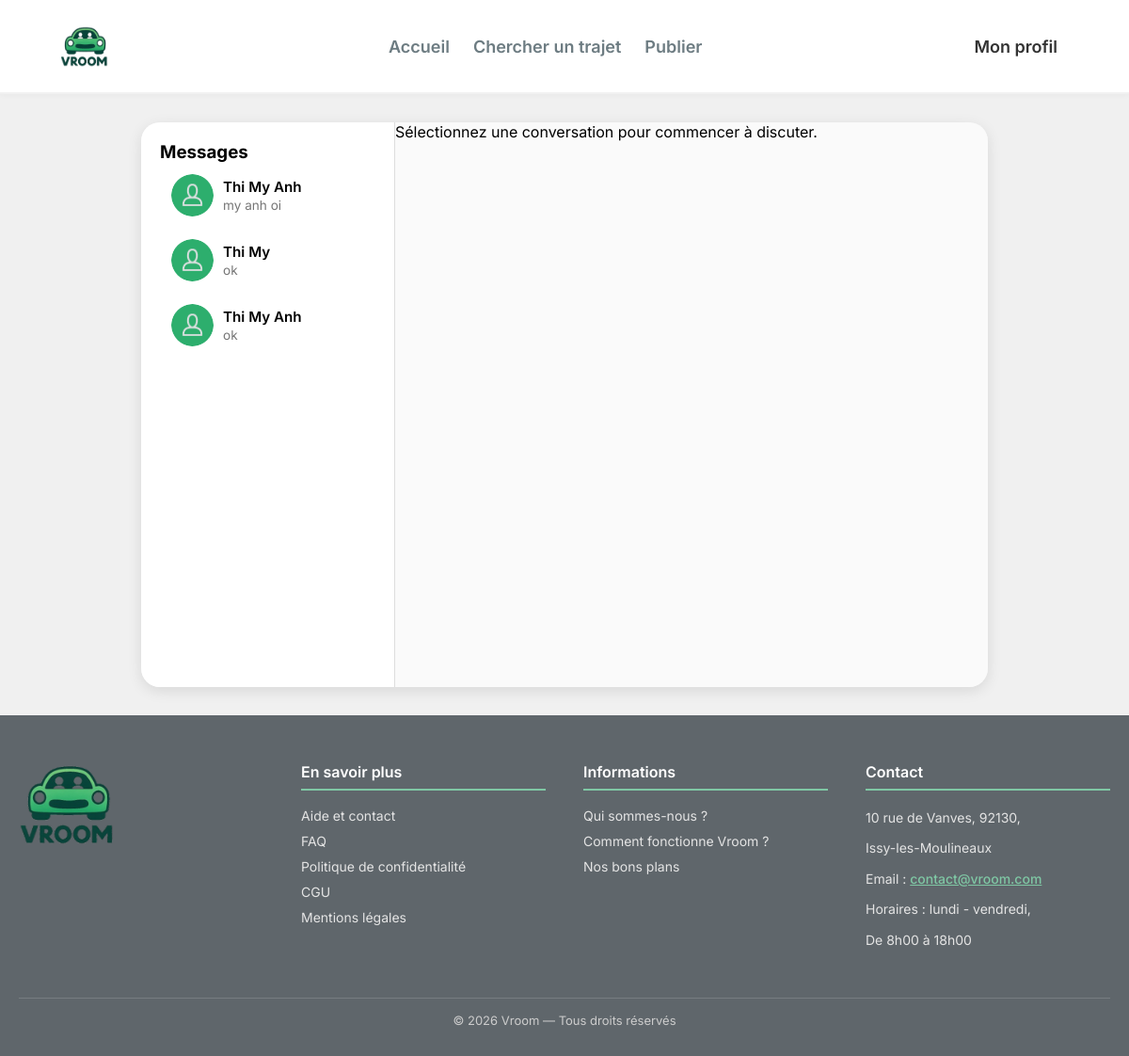
Screenshot of /index.php?page=messagerie (signed in) with the database file from the repository.
### tables this page shows
CREATE TABLE `messages` (
  `id` bigint(20) UNSIGNED NOT NULL,
  `id_conversation` bigint(20) UNSIGNED NOT NULL,
  `id_expediteur` bigint(20) UNSIGNED NOT NULL,
  `id_destinataire` bigint(20) UNSIGNED NOT NULL,
  `contenu` text NOT NULL,
  `date_creation` timestamp NOT NULL DEFAULT current_timestamp()
);

CREATE TABLE `utilisateurs` (
  `id` bigint(20) UNSIGNED NOT NULL,
  `nom` varchar(255) NOT NULL,
  `prenom` varchar(255) NOT NULL,
  `email` varchar(255) DEFAULT NULL,
  `telephone` varchar(20) DEFAULT NULL,
  `avatar` varchar(255) DEFAULT NULL,
  `biographie` text DEFAULT NULL,
  `mot_de_passe` varchar(255) NOT NULL,
  `token_notification` varchar(255) DEFAULT NULL,
  `premiere_connexion` tinyint(1) NOT NULL DEFAULT 1,
  `try_token` int(11) NOT NULL DEFAULT 0,
  `remember_token` varchar(100) DEFAULT NULL,
  `date_creation` timestamp NOT NULL DEFAULT current_timestamp(),
  `date_mise_a_jour` timestamp NOT NULL DEFAULT current_timestamp() ON UPDATE current_timestamp(),
  `note` float DEFAULT 0,
  `photo_profil` varchar(255) DEFAULT NULL,
  `admin` tinyint(1) NOT NULL DEFAULT 0
);

### Controleur/c_profil.php (called while the page is built, shortened)
<?php
require_once __DIR__ . '/../Modele/conversations.php';
class c_messagerie {
    public function afficher(?int $id_conversation = null): void {
        $id_user = $_SESSION['user_id'];
        $conversations = Conversations::getForUser($id_user);
        $conversation_active = null;
        require __DIR__ . '/../Vue/head.php';
        require __DIR__ . '/../Vue/header.php';
        require __DIR__ . '/../Vue/pages/v_messagerie.php';
        require __DIR__ . '/../Vue/footer.php';
    }
}
?>

### Modele/conversations.php (called while the page is built, shortened)
<?php
class Conversations
{
    public static function getForUser(int $user_id): array
    {
        $db = dbConnect();
        $sql = "
        SELECT
            c.id,
            c.date_creation,
            u.id AS interlocuteur_id,
            u.prenom,
            u.nom,
            u.photo_profil,
            m.contenu AS dernier_message,
            m.date_creation AS date_dernier_message
        FROM conversations c
        JOIN utilisateurs u
            ON u.id = IF(c.user1_id = ?, c.user2_id, c.user1_id)
        LEFT JOIN messages m
            ON m.id = (
                SELECT id FROM messages
                WHERE id_conversation = c.id
                ORDER BY date_creation DESC
                LIMIT 1
            )
        WHERE c.user1_id = ? OR c.user2_id = ?
        ORDER BY m.date_creation DESC
        ";
        $stmt = $db->prepare($sql);
        $stmt->execute([$user_id, $user_id, $user_id]);
        return $stmt->fetchAll(PDO::FETCH_ASSOC);
    }
}
?>

### Vue/pages/v_messagerie.php (the view, shortened to what this page needs)
<?php
$interlocuteur = null;
?>
<body>
<section class="messagerie-container">
    <aside class="conversation-list">
        <h3>Messages</h3>
        <?php foreach ($conversations as $c):
            $dernier_message = $c['dernier_message'] ?? '';
            $active = ($conversation_active == $c['id']) ? 'active' : '';
        ?>
        <a href="index.php?page=messagerie&id_conversation=<?= $c['id'] ?>" class="conversation <?= $active ?>">
            <img src="<?= !empty($c['photo_profil']) ? htmlspecialchars($c['photo_profil']) : 'Ressources/Image/person_icon.png' ?>" alt="Profil">
            <div>
                <strong><?= htmlspecialchars($c['prenom'] ?? 'Utilisateur') ?></strong>
                <p><?= htmlspecialchars($dernier_message) ?></p>
            </div>
        </a>
        <?php endforeach; ?>
    </aside>
    <div class="chat-box">
        <?php if ($interlocuteur): ?>
            <div class="chat-header">
                <img src="<?= !empty($interlocuteur['photo_profil']) ? htmlspecialchars($interlocuteur['photo_profil']) : 'Ressources/Image/person_icon.png' ?>" alt="Profil">
                <span><?= htmlspecialchars($interlocuteur['prenom'] ?? 'Utilisateur') ?></span>
            </div>
            <div class="messages">
                <?php if (!empty($messages)): ?>
                    <?php foreach ($messages as $message): ?>
                        <div class="message <?= ($message['id_expediteur'] == $_SESSION['user_id']) ? 'sent' : 'received' ?>">
                            <?= htmlspecialchars($message['contenu'] ?? '') ?>
                        </div>
                    <?php endforeach; ?>
                <?php else: ?>
                    <div class="message info">Aucun message pour l'instant...</div>
                <?php endif; ?>
            </div>
            <form class="chat-input" method="post" action="index.php?page=messagerie&action=envoyer&id_conversation=<?= $conversation_active ?>&id_destinataire=<?= $interlocuteur['interlocuteur_id'] ?>">
                <input type="text" name="message" placeholder="Écrire un message..." required>
                <button type="submit">➤</button>
            </form>
        <?php else: ?>
            <div class="no-conversation">
                <p>Sélectionnez une conversation pour commencer à discuter.</p>
            </div>
        <?php endif; ?>
    </div>
</section>
</body>

### Ressources/CSS/commun.css (style rules this page uses)
:root { --couleurVerte: #28a745; --couleurVerteFonce: #1f7e36; --texteGris: #6d7c82; --titreNoir: #222; --fondClair: #ffffff; --ombre: rgba(0, 0, 0, 0.10); --ombreHover: rgba(0, 0, 0, 0.18); }
* { font-family: 'Inter', sans-serif; box-sizing: border-box; padding: 0; margin: 0; }
body { background-color: #f0f0f0; align-items: center; justify-content: center; display: flex; flex-direction: column; gap: 30px; }
img, picture, svg, video { max-width: 100%; height: auto; display: block; }

### Ressources/CSS/header.css (style rules this page uses)
:root { --couleurVerte: #28a745; --couleurVerteFonce: #1f7e36; --texteGris: #6d7c82; --titreNoir: #222; --fondClair: #ffffff; --ombre: rgba(0, 0, 0, 0.10); --ombreHover: rgba(0, 0, 0, 0.18); }
* { margin: 0; padding: 0; box-sizing: border-box; }

### Ressources/CSS/messagerie.css (style rules this page uses)
.messagerie-container { width: 900px; display: flex; height: 75vh; border-radius: 20px; overflow: hidden; background: #f5f5f5; box-shadow: 0 4px 15px rgba(0,0,0,0.1); font-family: 'Segoe UI', Tahoma, Geneva, Verdana, sans-serif; }
.conversation-list { width: 30%; background: white; padding: 20px; border-right: 1px solid #ddd; overflow-y: auto; }
.conversation { display: flex; gap: 10px; padding: 12px; border-radius: 12px; text-decoration: none; color: black; align-items: center; transition: background 0.2s; }
.conversation img { width: 45px; height: 45px; border-radius: 50%; object-fit: cover; }
.conversation div { display: flex; flex-direction: column; }
.conversation strong { font-weight: 600; font-size: 0.95em; margin-bottom: 2px; }
.conversation p { font-size: 0.85em; color: #777; overflow: hidden; text-overflow: ellipsis; white-space: nowrap; max-width: 180px; margin: 0; }
.chat-box { width: 70%; display: flex; flex-direction: column; background: #fafafa; }

### Ressources/CSS/responsive.css (style rules this page uses)
:root { --maxContentWidth: 1200px; }
img, svg, picture, video { max-width: 100%; height: auto; display: block; }

### rows the page displays
messages: id_destinataire.prenom "Thi My Anh", contenu "my anh oi"
messages: id_destinataire.prenom "Thi My", contenu "ok"
messages: id_destinataire.prenom "Thi My Anh", contenu "ok"
